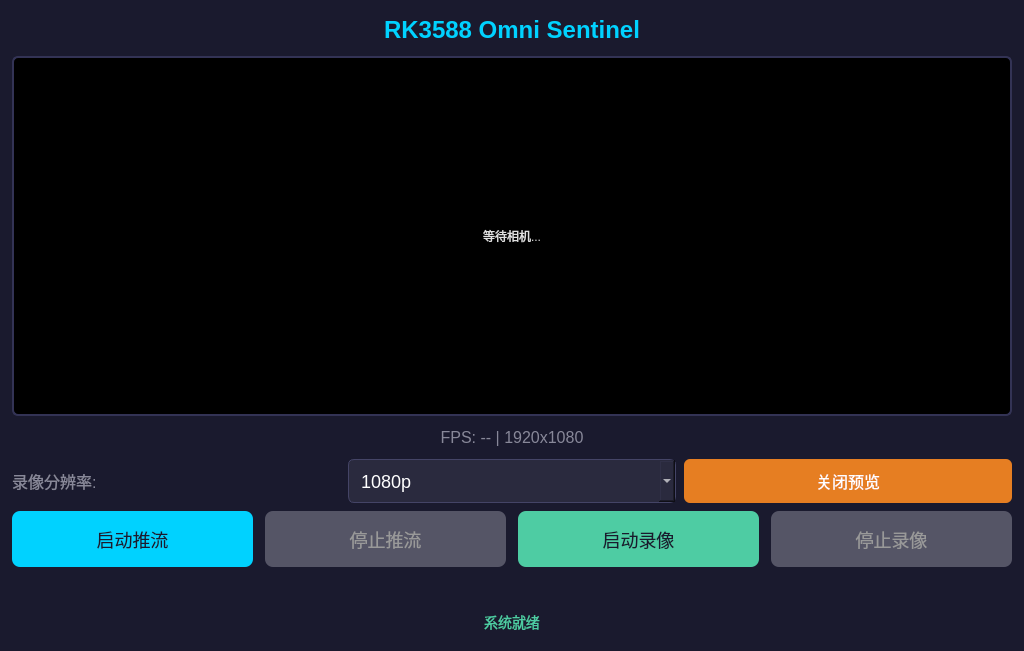
<?xml version="1.0" encoding="UTF-8"?>
<ui version="4.0">
 <class>Widget</class>
 <widget class="QWidget" name="Widget">
  <property name="geometry">
   <rect><x>0</x><y>0</y><width>1024</width><height>600</height></rect>
  </property>
  <property name="windowTitle">
   <string>Omni Sentinel</string>
  </property>
  <property name="styleSheet">
   <string notr="true">background-color: #1a1a2e; color: #e0e0e0;</string>
  </property>
  <layout class="QVBoxLayout" name="rootLayout">
   <property name="spacing"><number>8</number></property>
   <property name="leftMargin"><number>12</number></property>
   <property name="topMargin"><number>12</number></property>
   <property name="rightMargin"><number>12</number></property>
   <property name="bottomMargin"><number>12</number></property>
   <item>
    <widget class="QLabel" name="titleLabel">
     <property name="text"><string>RK3588 Omni Sentinel</string></property>
     <property name="alignment"><set>Qt::AlignCenter</set></property>
     <property name="styleSheet">
      <string notr="true">font-size: 24px; font-weight: bold; color: #00d2ff; padding: 4px;</string>
     </property>
    </widget>
   </item>
   <item>
    <widget class="QLabel" name="previewLabel">
     <property name="minimumSize">
      <size><width>640</width><height>360</height></size>
     </property>
     <property name="alignment"><set>Qt::AlignCenter</set></property>
     <property name="styleSheet">
      <string notr="true">background-color: #000000; border: 2px solid #333355; border-radius: 6px;</string>
     </property>
     <property name="text"><string>等待相机...</string></property>
    </widget>
   </item>
   <item>
    <widget class="QLabel" name="fpsLabel">
     <property name="text"><string>FPS: -- | 1920x1080</string></property>
     <property name="alignment"><set>Qt::AlignCenter</set></property>
     <property name="styleSheet">
      <string notr="true">font-size: 16px; color: #888899; padding: 4px;</string>
     </property>
    </widget>
   </item>
   <item>
    <layout class="QHBoxLayout" name="resLayout">
     <property name="spacing"><number>8</number></property>
     <item>
      <widget class="QLabel" name="resLabel">
       <property name="text"><string>录像分辨率:</string></property>
       <property name="styleSheet">
        <string notr="true">font-size: 16px; color: #888899;</string>
       </property>
      </widget>
     </item>
     <item>
      <widget class="QComboBox" name="resCombo">
       <property name="minimumSize"><size><width>0</width><height>44</height></size></property>
       <property name="styleSheet">
        <string notr="true">font-size: 18px; background-color: #2a2a3e; color: #ffffff; border: 1px solid #444466; border-radius: 6px; padding: 4px 12px;</string>
       </property>
       <item><property name="text"><string>1080p</string></property></item>
       <item><property name="text"><string>720p</string></property></item>
      </widget>
     </item>
     <item>
      <widget class="QPushButton" name="btnTogglePreview">
       <property name="text"><string>关闭预览</string></property>
       <property name="minimumSize"><size><width>0</width><height>44</height></size></property>
       <property name="styleSheet">
        <string notr="true">font-size: 16px; background-color: #e67e22; color: #ffffff; border: none; border-radius: 6px; padding: 0 12px;</string>
       </property>
      </widget>
     </item>
    </layout>
   </item>
   <item>
    <layout class="QHBoxLayout" name="btnLayout">
     <property name="spacing"><number>12</number></property>
     <item>
      <widget class="QPushButton" name="btnStartStream">
       <property name="text"><string>启动推流</string></property>
       <property name="minimumSize"><size><width>0</width><height>56</height></size></property>
       <property name="styleSheet">
        <string notr="true">font-size: 18px; background-color: #00d2ff; color: #1a1a2e; border: none; border-radius: 8px;</string>
       </property>
      </widget>
     </item>
     <item>
      <widget class="QPushButton" name="btnStopStream">
       <property name="text"><string>停止推流</string></property>
       <property name="minimumSize"><size><width>0</width><height>56</height></size></property>
       <property name="enabled"><bool>false</bool></property>
       <property name="styleSheet">
        <string notr="true">font-size: 18px; background-color: #555566; color: #999999; border: none; border-radius: 8px;</string>
       </property>
      </widget>
     </item>
     <item>
      <widget class="QPushButton" name="btnStartRecord">
       <property name="text"><string>启动录像</string></property>
       <property name="minimumSize"><size><width>0</width><height>56</height></size></property>
       <property name="styleSheet">
        <string notr="true">font-size: 18px; background-color: #4ecca3; color: #1a1a2e; border: none; border-radius: 8px;</string>
       </property>
      </widget>
     </item>
     <item>
      <widget class="QPushButton" name="btnStopRecord">
       <property name="text"><string>停止录像</string></property>
       <property name="minimumSize"><size><width>0</width><height>56</height></size></property>
       <property name="enabled"><bool>false</bool></property>
       <property name="styleSheet">
        <string notr="true">font-size: 18px; background-color: #555566; color: #999999; border: none; border-radius: 8px;</string>
       </property>
      </widget>
     </item>
    </layout>
   </item>
   <item>
    <widget class="QLabel" name="recordInfoLabel">
     <property name="text"><string></string></property>
     <property name="alignment"><set>Qt::AlignCenter</set></property>
     <property name="styleSheet">
      <string notr="true">font-size: 16px; color: #e74c3c; padding: 2px;</string>
     </property>
    </widget>
   </item>
   <item>
    <widget class="QLabel" name="statusLabel">
     <property name="text"><string>系统就绪</string></property>
     <property name="alignment"><set>Qt::AlignCenter</set></property>
     <property name="styleSheet">
      <string notr="true">font-size: 14px; color: #4ecca3; padding: 6px;</string>
     </property>
    </widget>
   </item>
  </layout>
 </widget>
 <resources/>
 <connections/>
</ui>
